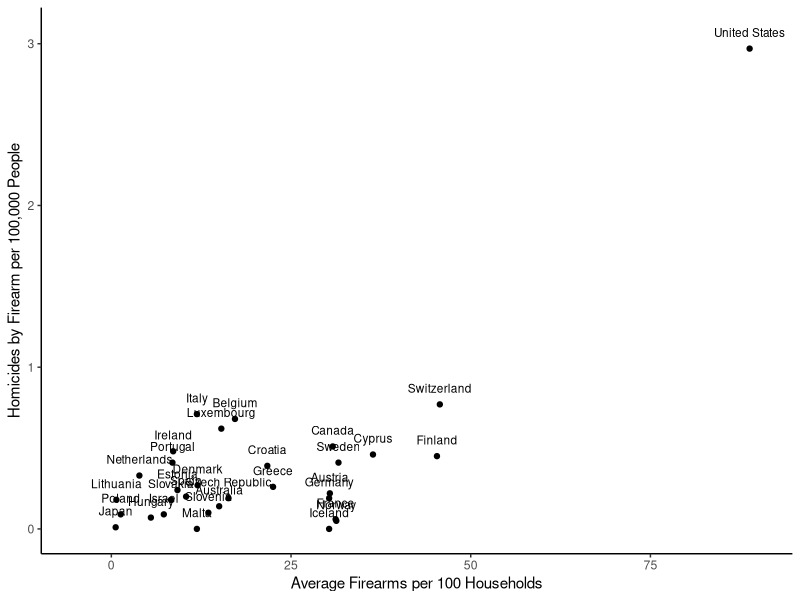
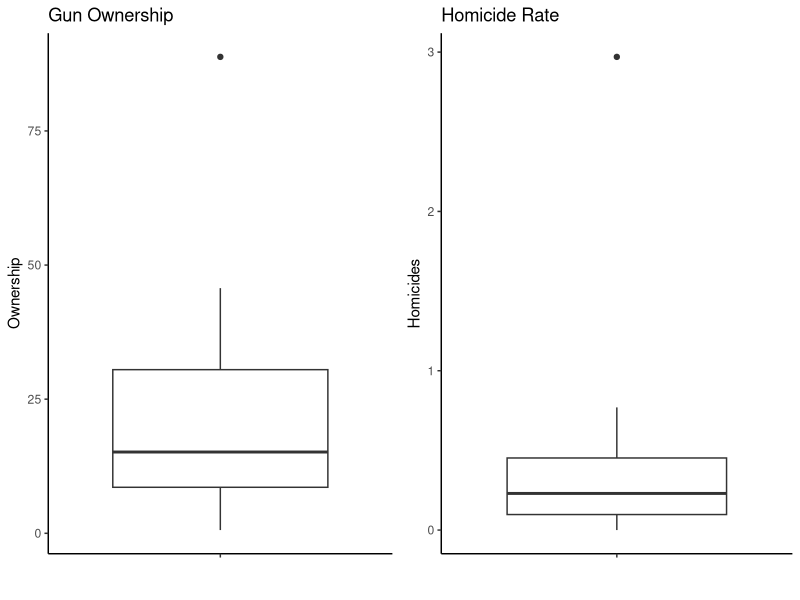
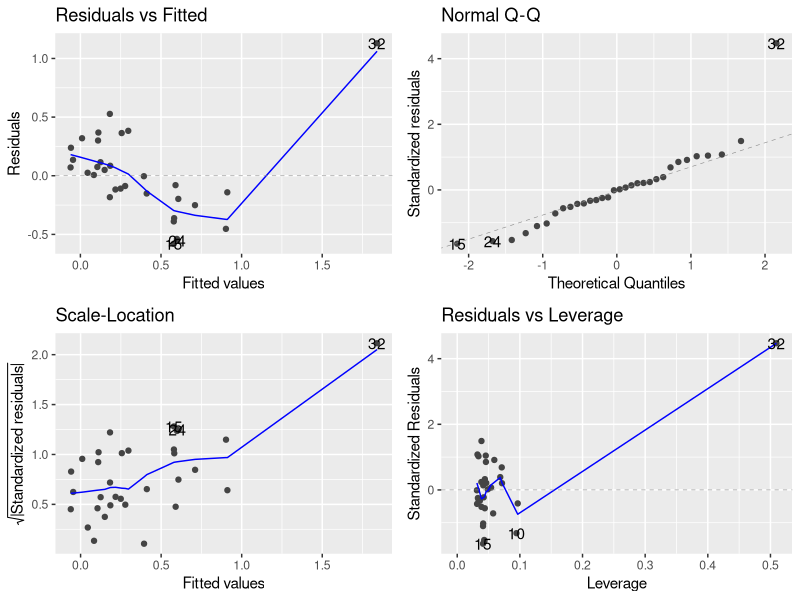
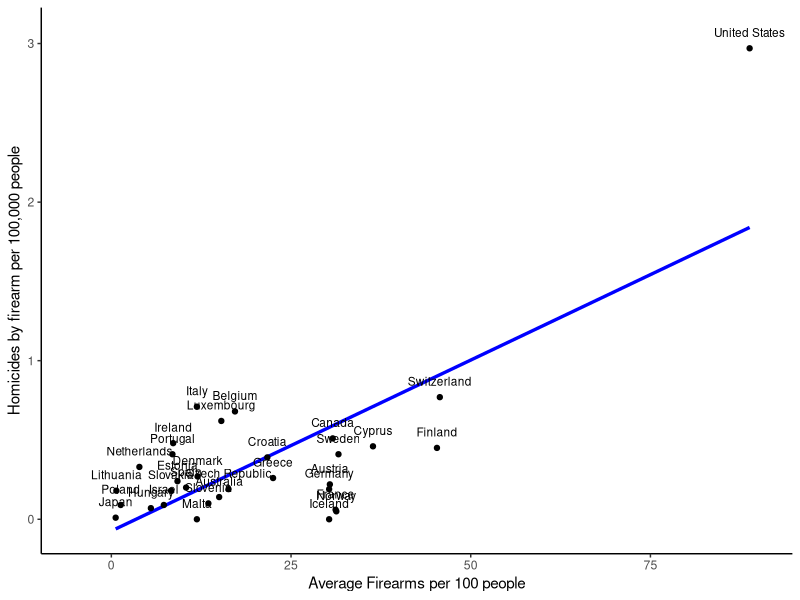
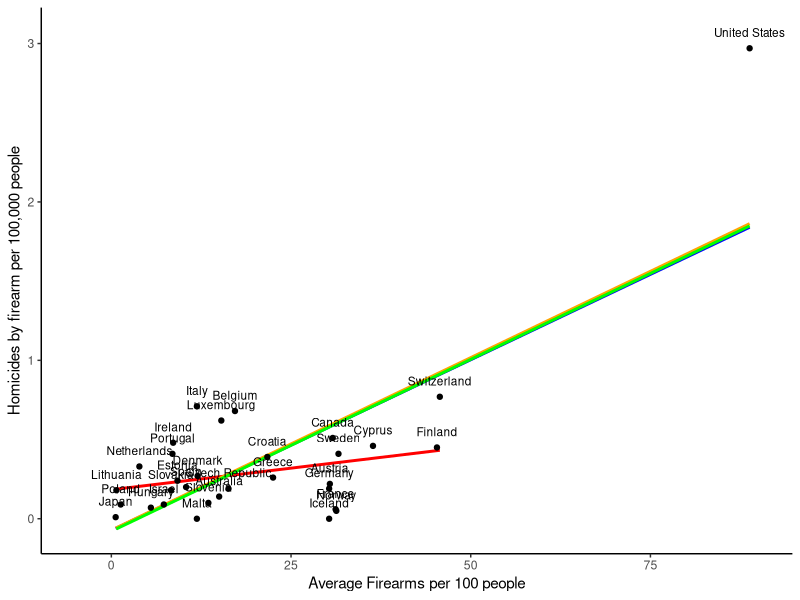
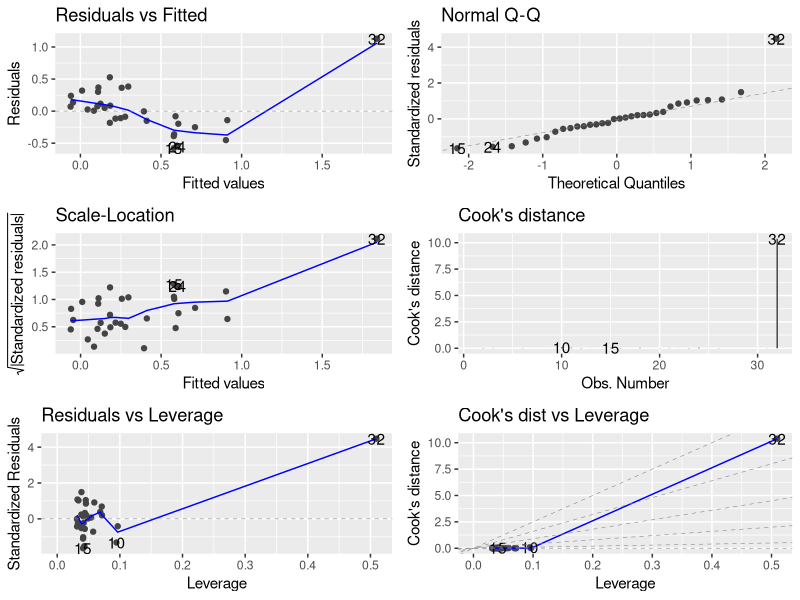
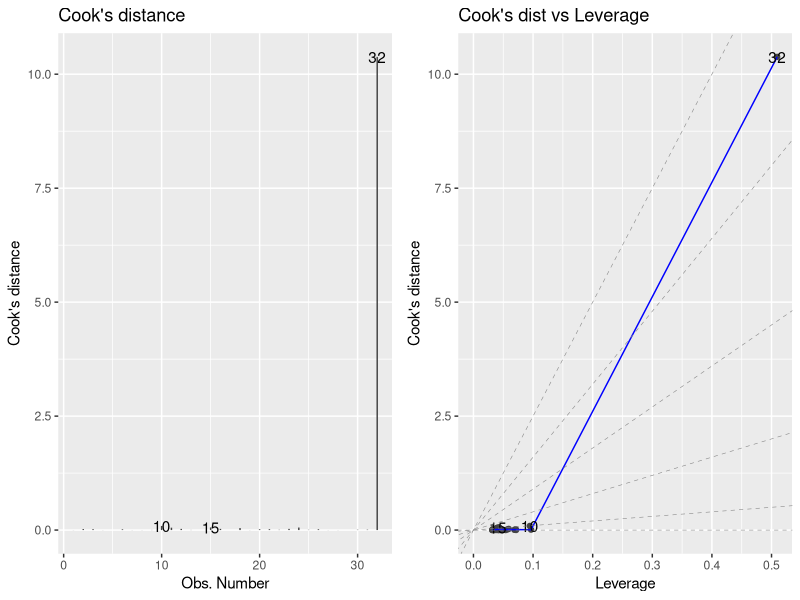

Source code (R) for these figures, in order:
## ---- chunk 1
knitr::opts_chunk$set(echo = TRUE, warning = FALSE)
library(tidyverse)
library(ggfortify)
library(gridExtra)
library(knitr)
## ---- chunk 2
guns <- read.csv("firearmsMurderOwnership.csv")
names(guns)[c(1,6,8)] <- c("Country", "Homicides", "Ownership")
guns <- guns %>% select(Country, Homicides, Ownership)

iahdi <- read.csv("iahd-index.csv", skip=5, na.strings="..")
names(iahdi)[1:5] <- c("HDI Rank", "Country", "HDI", "NULL", "IHDI")
iahdi <- iahdi %>% select(Country, IHDI)

full.guns <- inner_join(guns, iahdi, by="Country")
## ---- chunk 3
developed.country <- full.guns %>% 
  filter(IHDI>0.75)
head(developed.country)

ggplot(developed.country, aes(x=Ownership, y=Homicides)) + 
  geom_point() +
  geom_text(aes(x=Ownership, y=Homicides, label=Country), nudge_x=0, nudge_y=0.1, size=3) + 
  xlim(c(-5,90)) + xlab("Average Firearms per 100 Households") +
  ylab("Homicides by Firearm per 100,000 People") +
  theme_classic()
## ---- chunk 4
p1 <- ggplot(developed.country) + 
  geom_boxplot(aes(x="", y=Ownership) ) +
  labs(title="Gun Ownership") + xlab("") + 
  theme_classic()
p2 <- ggplot(developed.country) + 
  geom_boxplot(aes(x="", y=Homicides) ) +
  labs(title="Homicide Rate") + xlab("") + 
  theme_classic()
grid.arrange(p1, p2, nrow=1)
## ---- chunk 5
full.fit <- lm(Homicides ~ Ownership, data=developed.country)
autoplot(full.fit)
## ---- chunk 6
developed.country %>% 
  filter(row_number()==32) %>%
  select(Country)
## ---- chunk 7
summary(full.fit)
## ---- chunk 8
ggplot(developed.country) + 
  geom_line(data=full.fit, aes(x=Ownership, y=.fitted), col="blue", size=1.15) +
  geom_point(aes(x=Ownership, y=Homicides)) +
  geom_text(aes(x=Ownership, y=Homicides, label=Country), nudge_x=0, nudge_y=0.1, size=3) + 
  xlim(c(-5,90)) + xlab("Average Firearms per 100 people") +
  ylab("Homicides by firearm per 100,000 people") +
  theme_classic()
## ---- chunk 9
# Create the data sets for questions 1-3
no.us <- developed.country %>% filter(Country != "United States")
no.sweden <- developed.country %>% filter(Country != "Sweden")
no.japan <- developed.country %>% filter(Country != "Japan")
  
# Fit the 3 models
no.us.fit <- lm(Homicides ~ Ownership, data=no.us)
no.sweden.fit <- lm(Homicides ~ Ownership, data=no.sweden)
no.japan.fit <- lm(Homicides ~ Ownership, data=no.japan) 

# Check the model output
summary(no.us.fit)
summary(no.sweden.fit)
summary(no.japan.fit)
## ---- chunk 10
ggplot(developed.country) + 
  geom_line(data=full.fit, aes(x=Ownership, y=.fitted), col="blue", size=1) +
  geom_line(data=no.us.fit, aes(x=Ownership, y=.fitted), col="red", size=1) +
  geom_line(data=no.sweden.fit, aes(x=Ownership, y=.fitted), col="orange", size=1) +
  geom_line(data=no.japan.fit, aes(x=Ownership, y=.fitted), col="green", size=1) +
  geom_point(aes(x=Ownership, y=Homicides)) +
  geom_text(aes(x=Ownership, y=Homicides, label=Country), nudge_x=0, nudge_y=0.1, size=3) + 
  xlim(c(-5,90)) + xlab("Average Firearms per 100 people") +
  ylab("Homicides by firearm per 100,000 people") +
  theme_classic()
## ---- chunk 11
influence.measures(full.fit)
## ---- chunk 12
autoplot(full.fit, which=1:6)
## ---- chunk 13
autoplot(full.fit, which=c(4,6))
